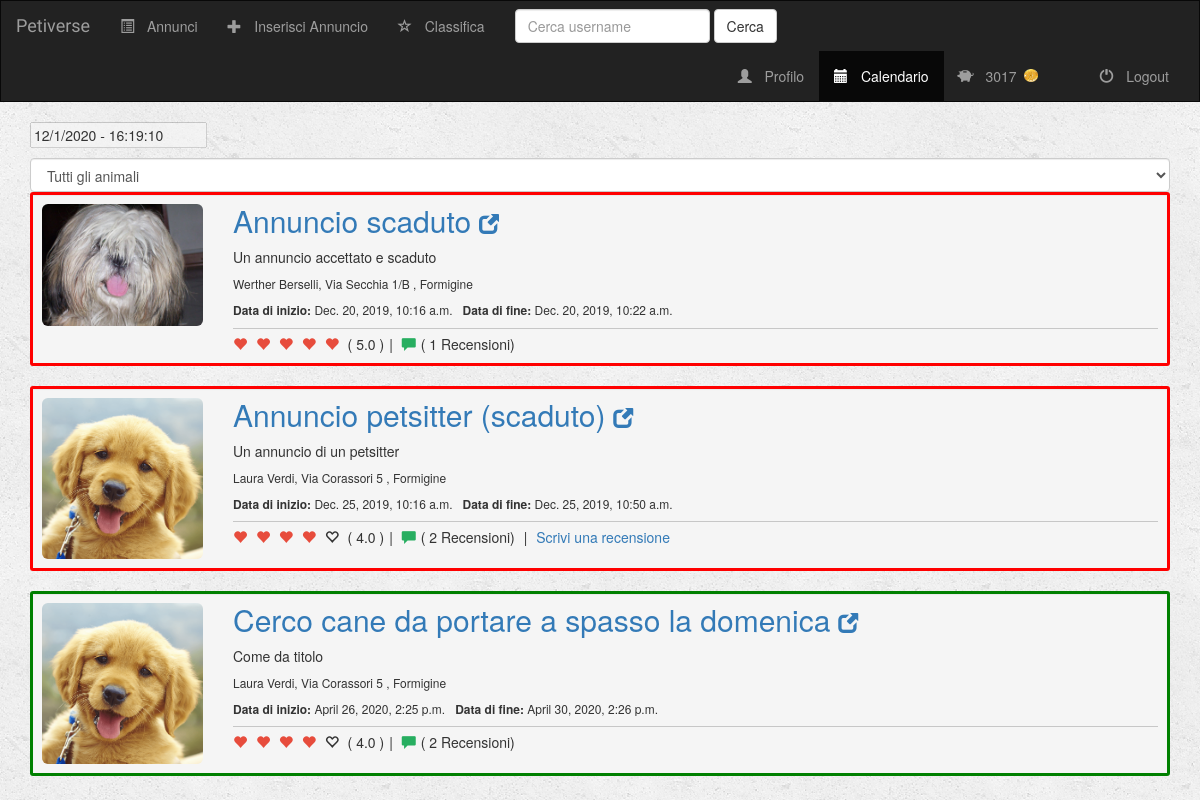
Screenshot of /annunci/calendario/ (signed in) with the database file from the repository.
### utenti/models.py (models this page shows, shortened)
class Profile(models.Model):
    user = models.OneToOneField(User, on_delete=models.CASCADE)
    indirizzo = models.CharField(max_length=100)
    citta = models.CharField(max_length=50)
    telefono = models.CharField(max_length=20)
    pet_coins = models.IntegerField(default=0)
    foto_profilo = models.FileField()
    pet_sitter = models.BooleanField(default=False)
    nome_pet = models.CharField(max_length=50, default="", null=True)
    pet = models.CharField(max_length=50, default="", null=True)
    razza = models.CharField(max_length=50, default="", null=True)
    eta = models.PositiveIntegerField(null=True)                   # età del pet
    caratteristiche = models.CharField(max_length=250, default="", null=True)
    foto_pet = models.FileField(default='media/pet_default.jpg')
    descrizione = models.CharField(max_length=250, default="", null=True)
    hobby = models.CharField(max_length=100, default="", null=True)
    class Meta:
        verbose_name = 'Profile'
        verbose_name_plural = 'Profiles'

### annunci/models.py (models this page shows)
class Annuncio(models.Model):
    user = models.ForeignKey(User, on_delete=models.CASCADE, related_name='user')
    user_accetta = models.ForeignKey(User, on_delete=models.CASCADE, null=True, related_name='user_accetta')
    annuncio_petsitter = models.BooleanField(default=True)     # Indica se l'annuncio è stato inserito da un petsitter
    titolo = models.CharField(max_length=100)
    sottotitolo = models.CharField(max_length=100)
    descrizione = models.CharField(max_length=250)
    pet_coins = models.PositiveIntegerField(default=0)
    pet = models.CharField(max_length=50)
    data_inizio = models.DateTimeField(default=datetime.now)
    data_fine = models.DateTimeField(default=datetime.now)
    logo_annuncio = models.FileField(default=None)

### annunci/views.py (the view)
# urls.py: url(r'calendario/$', views.calendario, name='calendario'),
@login_required(login_url='/utenti/login/')
def calendario(request):
    dati = recupera_annunci(request)
    annunci_autore = dati.get('annunci_validi').filter(user=request.user).exclude(user_accetta__isnull=True)
    annunci_accettati = dati.get('annunci_validi').filter(user_accetta=request.user)
    annunci_validi = annunci_autore | annunci_accettati
    sel_pet = dati.get('sel_pet')
    sel_categoria = dati.get('sel_categoria')
    annunci = dati.get('annunci')
    annunci_recensioni = {}
    annunci_voti = {}
    for annuncio in annunci_validi:
        annunci[annuncio] = Profile.objects.filter(user=annuncio.user).first()
        annunci_recensioni[annuncio] = Recensione.objects.filter(user_recensito=annuncio.user).count()
        voti = Recensione.objects.all().filter(user_recensito=annuncio.user).aggregate(Avg('voto'))
        if voti.get('voto__avg') is None:
            voti['voto__avg'] = 0
        annunci_voti[annuncio] = voti.get('voto__avg')
    user_profile = Profile.objects.filter(user=request.user).first()
    return render(request, 'annunci/calendario.html', {'base_template': 'main/base.html',
                                                       'user_profile': user_profile,
                                                       'annunci': annunci,
                                                       'sel_categoria': sel_categoria,
                                                       'sel_pet': sel_pet,
                                                       'annunci_voti': annunci_voti,
                                                       'annunci_recensioni': annunci_recensioni})

### annunci/templatetags/nel_futuro.py (called while the page is built)
@register.filter
def nel_futuro(value):
    now = datetime.now(timezone.utc) + timedelta(hours=2)
    return value > now

### annunci/templates/annunci/calendario.html (shortened to what this page needs)
{% extends base_template %}
{% block calendario_active %}active{% endblock %}
{% load nel_futuro %}
{% block body %}
    <div class="container">
        <input type=text id='data-ora' name="data-ora" readonly disabled="disabled">
    </div>
    <form action = "{% url 'annunci:calendario' %}" method = "post">
        <div class="container text-center">
        <select name = 'sel_pet' class="form-control selectpicker show-tick" onchange='this.form.submit()'>
            <option {% if sel_pet == 'tutti' %}
                    selected
                    {% endif %} value = "tutti">Tutti gli animali</option>
         </select>
        </div>
    </form>
    <div class="container">
        {% for annuncio, profilo in annunci.items %}
            <div class="row">
                <div class="col-md-12">
                    <div class="well well-sm"
                         {% if annuncio.data_fine|nel_futuro %}
                            style="border:3px solid green;">
                         {% else %}
                            style="border:3px solid red;">
                         {% endif %}
                        <div class="row">
                            <div class="col-xs-2 col-md-2 text-center">
                                <a href="{% url 'annunci:dettagli_annuncio' oid=annuncio.pk %}" >
                                    <img src="{{ annuncio.logo_annuncio.url }}" alt="bootsnipp"
                                         class="img-rounded img-responsive" />
                                </a>
                            </div>
                            <div class="col-xs-10 col-md-10 section-box">
                                <div class="inline-block">
                                    <a href="{% url 'annunci:dettagli_annuncio' oid=annuncio.pk %}" >
                                        <h2>{{ annuncio.titolo }}</h2>
                                    </a>
                                </div>&nbsp;
                                <div class="inline-block">
                                    <a href="{% url 'annunci:dettagli_annuncio' oid=annuncio.pk %}" target="_blank">
                                    <span class="glyphicon glyphicon-new-window" style="font-size:20px;">
                                    </span></a>
                                </div>
                                <p>
                                    {{ annuncio.sottotitolo }}
                                    <h6>{{ annuncio.user.first_name }} {{ annuncio.user.last_name }}, {{ profilo.indirizzo }} , {{ profilo.citta }} <br><br>
                                <b>Data di inizio: </b>{{ annuncio.data_inizio }} &nbsp; <b>Data di fine: </b>{{ annuncio.data_fine }}</h6>
                                </p>
                                <hr />
                                <div class="row rating-desc">
                                    <div class="col-md-12">
                                        {% for annuncio_voto, voto in annunci_voti.items %}
                                            {% if annuncio_voto == annuncio %}
                                                {% for i in 'xxxxx' %}
                                                    {% if forloop.counter0 < voto %}
                                                        <span class="glyphicon glyphicon-heart"></span>
                                                    {% else %}
                                                        <span class="glyphicon glyphicon-heart-empty"></span>
                                                    {% endif %}
                                                {% endfor %}
                                                ( {{ voto }}
                                            {% endif %}
                                        {% endfor %}
                                        )<span class="separator">|</span>
                                        <span class="glyphicon glyphicon-comment"></span>(
                                        {% for annuncio_recensioni, recensioni in annunci_recensioni.items %}
                                            {% if annuncio_recensioni == annuncio %}
                                                {{ recensioni }}
                                            {% endif %}
                                        {% endfor %}
                                        Recensioni)
                                        {% if not annuncio.data_fine|nel_futuro and annuncio.user != user_profile.user %}
                                            <span class="separator">|</span>
                                            <a href="{% url 'recensioni:nuova_recensione' oid=annuncio.user.pk %}" >
                                                Scrivi una recensione
                                            </a>
                                        {% endif %}
                                    </div>
                                </div>
                            </div>
                        </div>
                    </div>
                </div>
            </div>
        {% endfor %}
    </div>
{% endblock %}

### main/templates/main/base.html (shortened to what this page needs)
<!DOCTYPE html>
<html lang="en">
<head>
    {% load staticfiles %}
    <link rel="stylesheet" href="https://maxcdn.bootstrapcdn.com/bootstrap/3.3.6/css/bootstrap.min.css" />
    <link rel="stylesheet" type="text/css" href="{% static 'main/style.css' %}" />
</head>
<body>
    <nav class="navbar navbar-inverse">
    <div class="container-fluid">
        <div class="navbar-header">
            <a class="navbar-brand" href="{% url 'main:index' %}">Petiverse</a>
        </div>
        <div class="collapse navbar-collapse" id="topNavBar">
            <ul class="nav navbar-nav">
                <li class="{% block annunci_active %}{% endblock %}">
                    <a href="{% url 'main:index' %}">
                        <span class="glyphicon glyphicon-list-alt" aria-hidden="true"></span>&nbsp; Annunci
                    </a>
                </li>
                <li class="{% block inserisci_annuncio_active %}{% endblock %}">
                    <a href="{% url 'annunci:inserisci_annuncio' %}">
                        <span class="glyphicon glyphicon-plus" aria-hidden="true"></span>&nbsp; Inserisci Annuncio
                    </a>
                </li>
                <li class="{% block classifica_active %}{% endblock %}">
                    <a href="{% url 'utenti:classifica' %}">
                        <span class="glyphicon glyphicon-star-empty" aria-hidden="true"></span>&nbsp; Classifica
                    </a>
                </li>
            </ul>
            <form class="navbar-form navbar-left" role="search" method="get" action="{% url 'utenti:cerca_utenti' %}">
                <div class="form-group">
                    <input type="text" class="form-control" name="cerca" value="" placeholder="Cerca username">
                </div>
                <button type="submit" class="btn btn-default">Cerca</button>
            </form>
            <ul class="nav navbar-nav navbar-right">
                <li class="{% block profilo_active %}{% endblock %}">
                    <a href="{% url 'utenti:view-profile' oid=user.pk %}">
                        <span class="glyphicon glyphicon-user" aria-hidden="true"></span>&nbsp; Profilo
                    </a>
                </li>
                <li class="{% block calendario_active %}{% endblock %}">
                    <a href="{% url 'annunci:calendario' %}">
                        <span class="glyphicon glyphicon-calendar" aria-hidden="true"></span>&nbsp; Calendario
                    </a>
                </li>
                <li class="{% block pet_coins_active %}{% endblock %}">
                    <a href="{% url 'utenti:cassa' %}">
                        <span class="glyphicon glyphicon-piggy-bank" aria-hidden="true"></span>&nbsp;
                        <div class="inline-block">
                            {{ user_profile.pet_coins }}&nbsp;
                        </div>
                        <div class="inline-block">
                            <span><img src="{% static 'main/images/pet_coin.png' %}" class="img-responsive"
                                       style="width: 30%; height: 30%"></span>
                        </div>
                    </a>
                </li>
                <li class="">
                    <a href="{% url 'utenti:utenti-logout' %}">
                        <span class="glyphicon glyphicon-off" aria-hidden="true"></span>&nbsp; Logout
                    </a>
                </li>
            </ul>
        </div>
    </div>
</nav>
{% block body %}
{% endblock %}
</body>
</html>

### main/static/main/style.css (style rules this page uses)
body { background: white url("images/background.png"); }
.navbar { border-radius: 0; }
.navbar-brand { font-family: 'Satisfy', cursive; }
.glyphicon { margin-right:5px; }
.section-box h2 { margin-top:0px; }
.glyphicon-heart { color:#e74c3c; }
.glyphicon-comment { color:#27ae60; }
.separator { padding-right:5px;padding-left:5px; }
.section-box hr { margin-top: 0;margin-bottom: 5px;border: 0;border-top: 1px solid rgb(199, 199, 199); }
.inline-block { display: inline-block; }

### rows the page displays
Profile: pet_coins "3017"
Annuncio: logo_annuncio (picture), titolo "Annuncio scaduto", sottotitolo "Un annuncio accettato e scaduto", user.first_name "Werther", user.last_name "Berselli", indirizzo "Via Secchia 1/B", citta "Formigine", data_inizio "Dec. 20, 2019, 10:16 a.m.", data_fine "Dec. 20, 2019, 10:22 a.m.", voto "5.0", user "1"
Annuncio: logo_annuncio (picture), titolo "Annuncio petsitter (scaduto)", sottotitolo "Un annuncio di un petsitter", user.first_name "Laura", user.last_name "Verdi", indirizzo "Via Corassori 5", citta "Formigine", data_inizio "Dec. 25, 2019, 10:16 a.m.", data_fine "Dec. 25, 2019, 10:50 a.m.", voto "4.0", recensioni "2", shows "Scrivi una recensione"
Annuncio: logo_annuncio (picture), titolo "Cerco cane da portare a spasso la domenica", sottotitolo "Come da titolo", user.first_name "Laura", user.last_name "Verdi", indirizzo "Via Corassori 5", citta "Formigine", data_inizio "April 26, 2020, 2:25 p.m.", data_fine "April 30, 2020, 2:26 p.m.", voto "4.0", recensioni "2"
